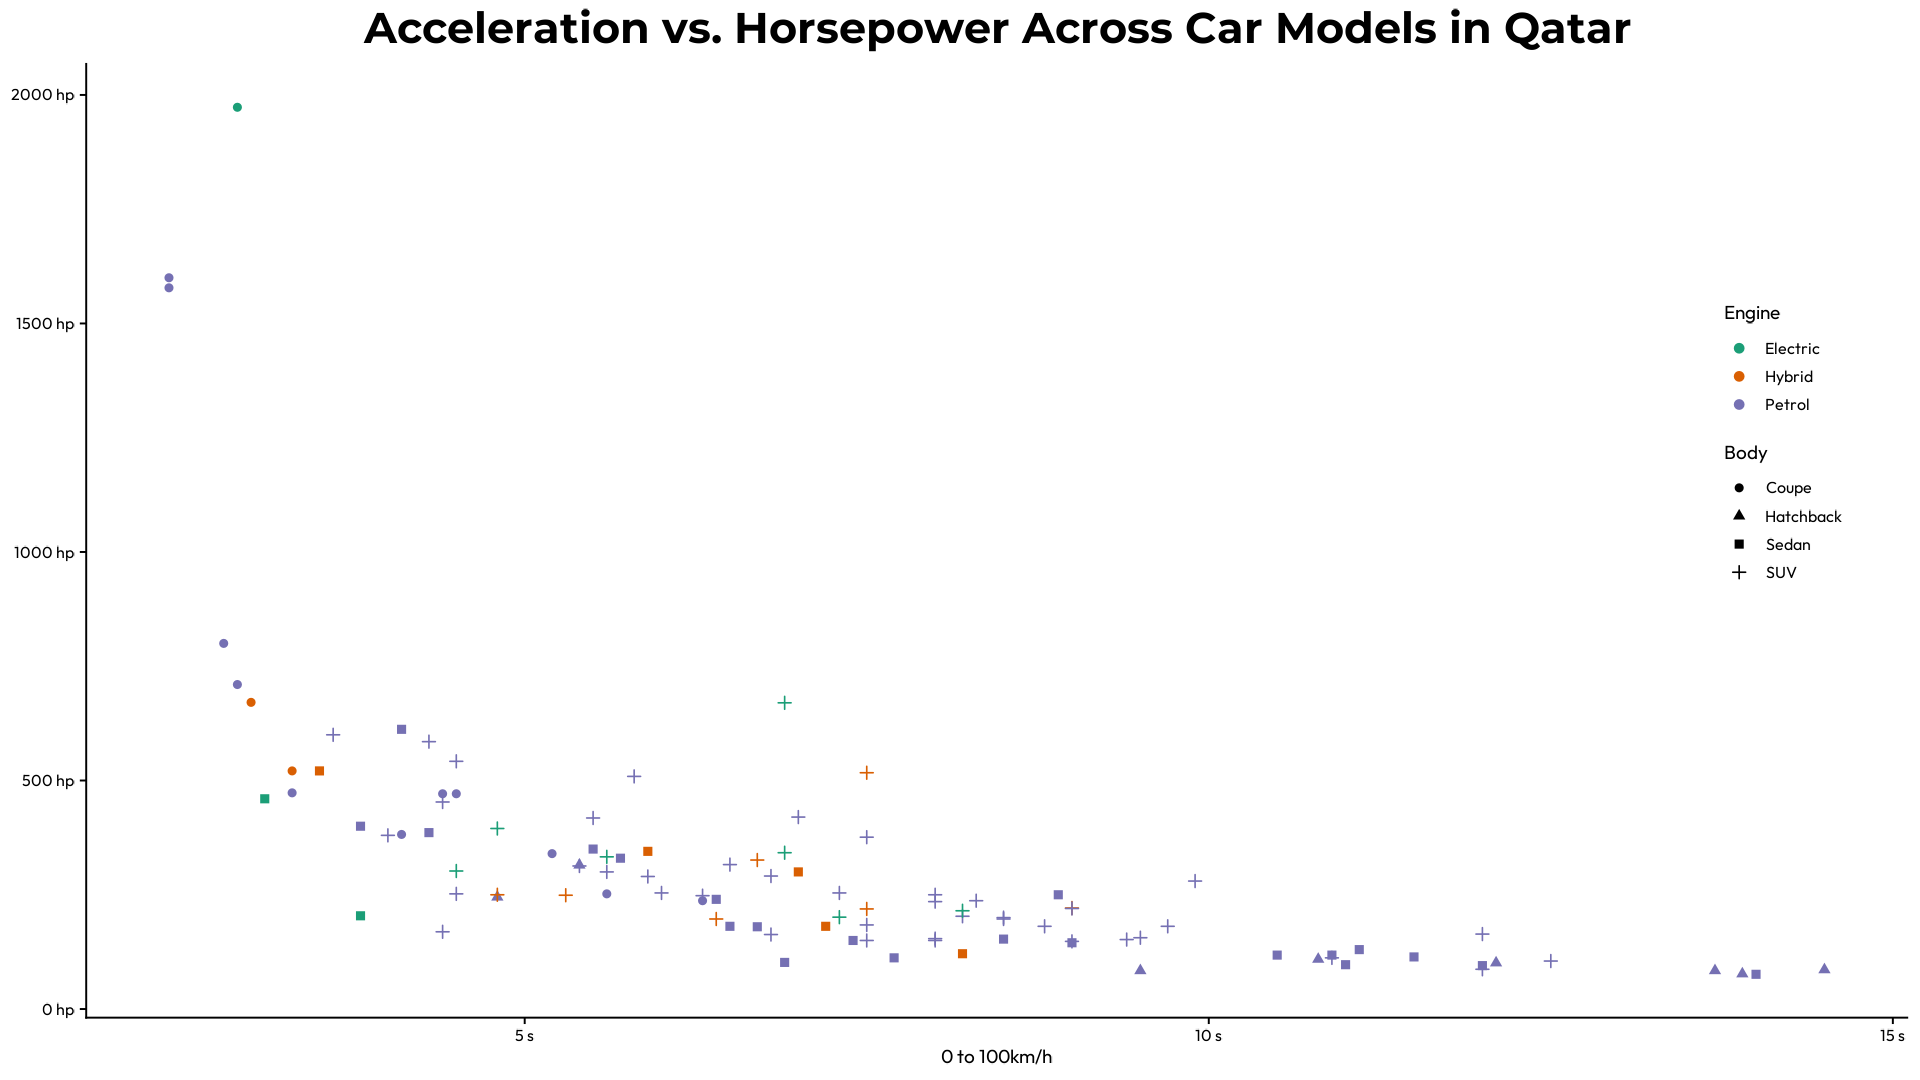

Write the R code that produced this figure.
library(tidyverse)
library(showtext)

###Fonts
font_add_google("Montserrat", "Montserrat")
font_add_google('Outfit', 'Outfit')
showtext_auto()

## Data Wrangling
df <- read_csv('https://raw.githubusercontent.com/rfordatascience/tidytuesday/main/data/2025/2025-12-09/qatarcars.csv')

### Visulization
ggplot(df, aes(performance, horsepower)) +
  geom_point(aes(color = enginetype, shape = type)) +
  labs(x = '0 to 100km/h', 
       y = NULL, 
       title = 'Acceleration vs. Horsepower Across Car Models in Qatar') + 
  guides(color = guide_legend(title = 'Engine'),
         shape = guide_legend(title = 'Body')) +
  scale_x_continuous(labels = function(x) paste0(x, ' s')) +
  scale_y_continuous(labels = function(y) paste0(y , ' hp')) +
  scale_color_brewer(palette = 'Dark2') +
  cowplot::theme_cowplot() +
  theme(
    text = element_text(size = 14, family = 'Outfit'), 
    legend.position = c(.9, .6),
    plot.title = element_text(size = 32, 
                              family = "Montserrat", 
                              face = 'bold', hjust = 0.5), 
    plot.background = element_rect(fill = 'white', color = 'white'), 
    panel.background = element_rect(fill = 'white', color = 'white')
    
  ) 
ggsave('week49.png', width = 1920, height = 1080, units = "px", dpi = 132)
